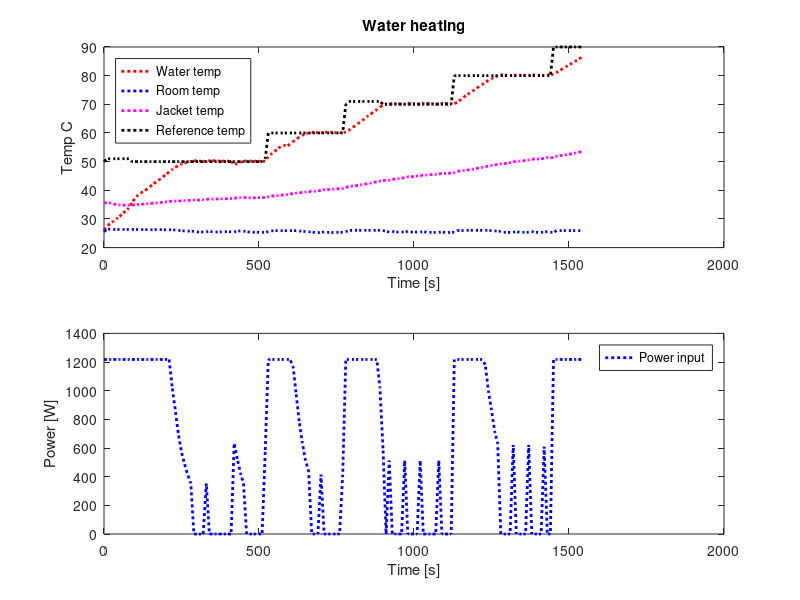
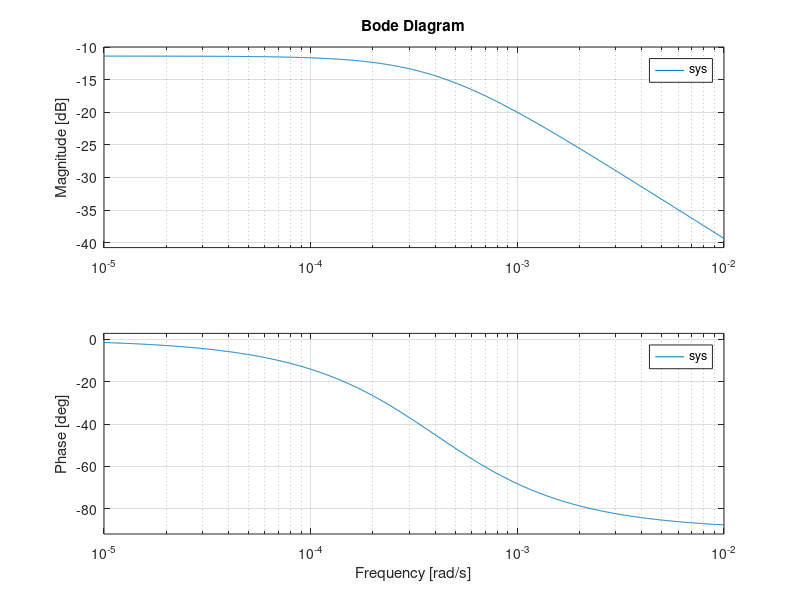

The MATLAB source for these figures, in order:
% clear all
% clc
% %% INSERT POWER gives FLOW! this is maximum
% F = [0.001 0.002 0.005 0.006 0.008 0.01 0.02 0.05 0.06 0.08 0.09 0.1]/(10^3);   % flow 6[liter/min] gives 0.0001[m^3/s]
% P = 35;
% %% Calculate pressure diff
% d = 0.01;                               % [m]innerdiameter of the hose
% A_inner = (d/2)^2*pi;                   % inner area of hose [m^2]
% v = F(12)/A_inner;                          % velocity inside hose [m/s]
% rho = 1000;                             % [kg/m^3]
% L = 1.5;                                % [m] length of hose
% eta = 0.87*0.94;                        % efficiency
% %viskositet [m/s^2]
% visk = [1.792 1.519 1.308 1.005 .801 .656 .549 .469 .406 .357 .317 .284]./1000000;
% temp = [0 5 10 20 30 40 50 60 70 80 90 100];
% 
% for i=1:length(temp)
%     % Viskositet for water [m/s^2]
%     est_visk(i) = (-2.6*10^-12)*temp(i)^3 + (5.8*10^-10)*temp(i)^2 - (4.7*10^-8)*temp(i) + (1.8*10^-6);
%     % Reynholds tal
%     Re(i) = (v*d) / est_visk(i);     % reinholds tal for each temp ((velocity * innerdiameter) / viskositet)
%     % lambda
%     lambda(i) = 0.316 / nthroot(Re(i),4);
%     % diff_pressure
%     Diffp(i) = (lambda(i)*rho*L*v^2)/2*d;
%     % pump power dep on temp and flow? 
%     for j=1:10
%         P(i,j)=(F(j)*Diffp(i))/eta; 
%     end
% end
% %%
% for i=1:12
%     Power(i) = (((lambda(7)*rho*L*(F(i)/A_inner)^2) / (2*d))*F(i) ) / rho;
% end
% %%
% subplot(2,1,1)
% plot(temp,visk)
% hold on 
% plot(temp,est_visk)
% legend('real','est')
% title('Calculated viskositet, dep on temp')
% 
% subplot(2,1,2)
% % for i=1:j
% % plot(temp,P(:,i))
% % hold on
% % end
% plot(F,Power)
% legend('Power pump')
% title('Calculated power, dep on temp, max-effekt')
% 
% %% for a read-file
% 
% QAll = (TEMP-TEMP2)*0.4430;
% plot(QAll)
% hold on
% Tj = (1.3236*TEMP - 0.6659*TEMP2 - QAll)/0.6577;
% plot(TEMP)
% plot(Tj)
% legend('Qtot','TW','Tj')

%% Energy put into the system; Accumulation energy
% Qacc = QElem + QPump - QJacket - QMeat

clear all
close all

a = 1.675091827e-3;
b = 1.857536553e-4;
c = 5.373169834e-7;

fid = fopen('heating_PID_3L.txt');
data1 = fscanf(fid, '%f');
fclose(fid);

%--------------------------------------------------
time1 = data1(1:6:length(data1))/1000;
analog11 = data1(2:6:length(data1));
analog21 = data1(3:6:length(data1));
analog31 = data1(4:6:length(data1));
refTemp = data1(5:6:length(data1));
power = 1218*data1(6:6:length(data1))/100;

Rw1 = (2250600./analog11) - 2200;
Rwlog1 = log(Rw1);
Rr1 = (2250600./analog21) - 2200;
Rrlog1 = log(Rr1);
Rj1 = (2250600./analog31) - 2200;
Rjlog1 = log(Rj1);

Tw1 = (1./(a + b.*Rwlog1 + c.*(Rwlog1.^3)))-273.15;
Tr1 = (1./(a + b.*Rrlog1 + c.*(Rrlog1.^3)))-273.15;
Tj1 = (1./(a + b.*Rjlog1 + c.*(Rjlog1.^3)))-273.15;
%----------------------------------------------------
%limit = 25;

%[~, pos1] = min(abs(limit-Tw1));

%time1x = time1(pos1:end)-time1(pos1);

time1 = time1 - time1(1);

figure, subplot(2,1,1);
plot(time1, Tw1, ':r', 'LineWidth', 2);
xlabel('Time [s]')
ylabel('Temp C')
title('Water heating')
hold on
plot(time1, Tr1, ':b', 'LineWidth', 2);
plot(time1, Tj1, ':m', 'LineWidth', 2);
plot(time1, refTemp, ':k', 'LineWidth', 2);

legend('Water temp', 'Room temp', 'Jacket temp', 'Reference temp', 'Location', 'NorthWest');
subplot(2,1,2);
plot(time1, power, ':b', 'LineWidth', 2);
xlabel('Time [s]')
ylabel('Power [W]')
legend('Power input')
%%
A =[-0.0003989310519145378]
B = [0.00010763]

sys=ss(A,B,1,0)
figure(2)
bode(sys)

